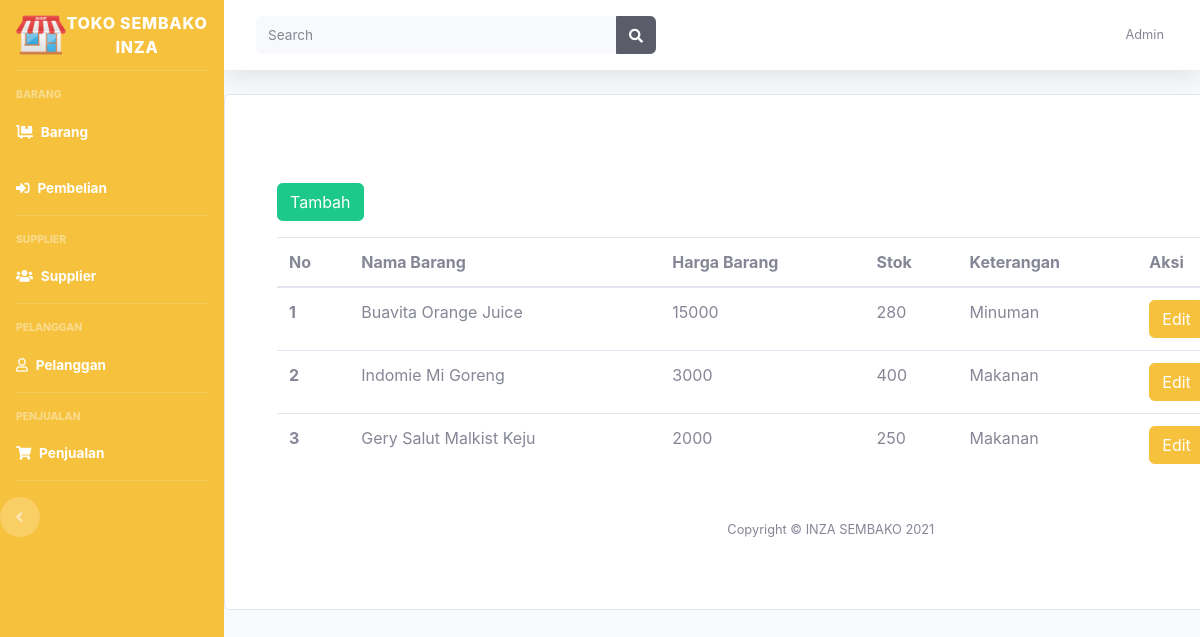
The page / on the database its author committed.
### tables this page shows
CREATE TABLE `barang` (
  `barang_id` int(11) NOT NULL,
  `nama_barang` varchar(1000) NOT NULL,
  `harga_barang` int(15) NOT NULL,
  `stok` int(11) NOT NULL,
  `keterangan` text NOT NULL
);

### application/controllers/Barang.php (called while the page is built, shortened)
<?php
class Barang extends CI_Controller
{
	public function __construct()
	{
		$this->load->helper('url');
		$this->load->model('BarangModel', 'bm');
	}
	public function index()
	{
		$data['allbarang'] = $this->bm->get_all_data_barang();
		$data['title'] = "Daftar Barang";
		$this->load->view('templates/header', $data);
		$this->load->view('barang/index', $data);
		$this->load->view('templates/footer');
	}
}

### index.php (called while the page is built, shortened)
<?php
require_once BASEPATH.'core/CodeIgniter.php';

### application/models/BarangModel.php (called while the page is built, shortened)
<?php
class BarangModel extends CI_Model
{
    public function get_all_data_barang()
    {
        $query = "SELECT * FROM barang";
        return $this->db->query($query)->result_array();
    }
}

### application/views/barang/index.php (the view, shortened to what this page needs)
<!DOCTYPE html>
<html lang="en">
<head>
    <link href="<?= base_url('assets/utama/') ?>vendor/fontawesome-free/css/all.min.css" rel="stylesheet" type="text/css">
    <link href="<?= base_url('assets/utama/') ?>css/sb-admin-2.min.css" rel="stylesheet">
</head>
<body id="page-top">
    <div id="wrapper">
        <ul class="navbar-nav bg-warning sidebar sidebar-dark accordion" id="accordionSidebar">
            <a class="sidebar-brand d-flex align-items-center justify-content-center" href="index.html">
                <div class="sidebar-brand-icon rotate-n-0">
                    <img src="<?= base_url(); ?>assets/img/toko.png" height="50" width="50">
                </div>
                <div class="sidebar-brand-text mx-0">TOKO SEMBAKO INZA</div>
            </a>
            <div class="m-t-5">
                <hr class="sidebar-divider">
                <div class="sidebar-heading">
                    BARANG
                </div>
                <li class="nav-item active">
                    <a class="nav-link" href="<?= base_url('barang/') ?>">
                        <i class="fas fa-dolly-flatbed"></i>
                        <span>Barang</span></a>
                <li class="nav-item active">
                    <a class="nav-link" href="<?= base_url('pembelian/') ?>">
                        <i class="fas fa-sign-in-alt"></i>
                        <span>Pembelian</span></a>
                    <hr class="sidebar-divider">
                    <div class="sidebar-heading">
                        SUPPLIER
                    </div>
                <li class="nav-item active">
                    <a class="nav-link" href="<?= base_url(); ?>supplier/">
                        <i class="fas fa-users"></i>
                        <span>Supplier</span></a>
                </li>
                <hr class="sidebar-divider">
                <div class="sidebar-heading">
                    PELANGGAN
                </div>
                </li>
                <li class="nav-item active">
                    <a class="nav-link" href="<?= base_url(); ?>pelanggan/">
                        <i class="far fa-user"></i>
                        <span>Pelanggan</span></a>
                </li>
                <hr class="sidebar-divider">
                <div class="sidebar-heading">
                    PENJUALAN
                </div>
                <li class="nav-item active">
                    <a class="nav-link" href="<?= base_url(); ?>penjualan/">
                        <i class="fas fa-shopping-cart"></i>
                        <span>Penjualan</span></a>
                </li>
                <hr class="sidebar-divider d-none d-md-block">
                <div class="text-center d-none d-md-inline">
                    <button class="rounded-circle border-0" id="sidebarToggle"></button>
                </div>
        </ul>
        <div id="content-wrapper" class="d-flex flex-column">
            <div id="content">
                <nav class="navbar navbar-expand navbar-light bg-white topbar mb-4 static-top shadow">
                    <form class="d-none d-sm-inline-block form-inline mr-auto ml-md-3 my-md-0 mw-100 navbar-search">
                        <div class="input-group">
                            <input type="text" class="form-control bg-light border-0 small" placeholder="Search" aria-label="Search">
                            <div class="input-group-append">
                                <button class="btn btn-dark" type="button">
                                    <i class="fas fa-search fa-sm"></i>
                                </button>
                            </div>
                        </div>
                    </form>
                    <ul class="navbar-nav ml-auto">
                        <li class="nav-item dropdown no-arrow">
                            <a class="nav-link dropdown-toggle" href="#" id="userDropdown" role="button" data-toggle="dropdown" aria-haspopup="true" aria-expanded="false">
                                <span class="mr-2 d-none d-lg-inline text-gray-600 small">Admin</span>
                            </a>
                        </li>
                    </ul>
                </nav>
                <div class="card" style="width: 90rem; padding: 20px 20px 20px 20px; margin:auto;">
                    <div class="card-body">
                        <div class="col-md-10 mt-3">
                            <div class="row mt-5">
                                <div class="col-5">
                                    <a href="<?= base_url('barang/create') ?>" class="btn btn-success">Tambah</></a>
                                </div>
                            </div>
                            <table class="table mt-3">
                                <thead>
                                    <tr>
                                        <th scope="col">No</th>
                                        <th scope="col">Nama Barang</th>
                                        <th scope="col">Harga Barang</th>
                                        <th scope="col">Stok</th>
                                        <th scope="col">Keterangan</th>
                                        <th scope="col">Aksi</th>
                                    </tr>
                                </thead>
                                <tbody>
                                    <?php
                                    foreach ($allbarang as $no => $barang) {
                                    ?>
                                        <tr>
                                            <th scope="row"><?= $no + 1 ?></th>
                                            <td><?= $barang['nama_barang']; ?></td>
                                            <td><?= $barang['harga_barang']; ?></td>
                                            <td><?= $barang['stok']; ?></td>
                                            <td><?= $barang['keterangan']; ?></td>
                                            <td>
                                                <a href="<?= base_url('barang/edit/' . $barang['barang_id']) ?>" class="btn btn-warning">Edit</a>
                                            </td>
                                        </tr>
                                    <?php
                                    }
                                    ?>
                                </tbody>
                            </table>

### rows shown on the page
barang: nama_barang "Buavita Orange Juice", harga_barang "15000", stok "280", keterangan "Minuman"
barang: nama_barang "Indomie Mi Goreng", harga_barang "3000", stok "400", keterangan "Makanan"
barang: nama_barang "Gery Salut Malkist Keju", harga_barang "2000", stok "250", keterangan "Makanan"
